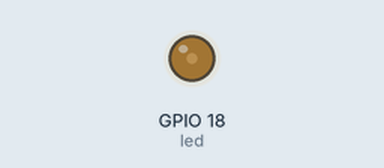
Recording of a program running on a simulated Raspberry Pi (BCM pin numbers). Shown: output pins drawn as LEDs (lit = HIGH). Random numbers come from a fixed seed; what the program prints to the terminal is not drawn.

Above: at 0.04 s.
At 9.48 s:
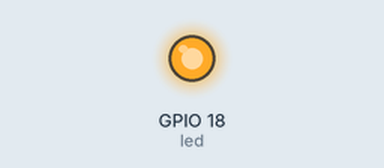
At 18.96 s:
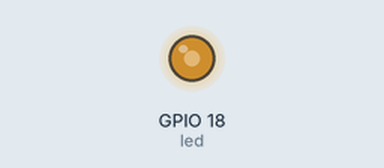
At 38.65 s:
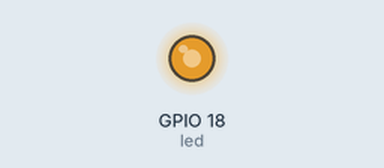
Timing chart, 0 to 40.0 s (numbered marks = the images above):
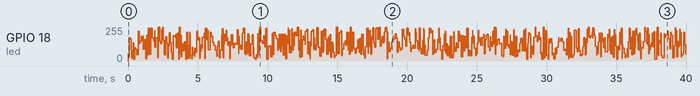

The program:

gpiopins.py
```python
__author__ = 'mhurtado'

#! /usr/bin/env python

#import the modules used in the script

import random, time
import RPi.GPIO as GPIO

# Assign the hardware PWM pin and name it
led = 18

# Configure the GPIO to BCM and set it to output mode
GPIO.setmode(GPIO.BCM)
GPIO.setup(led, GPIO.OUT)

# Set PWM and create some constants we will be using
pwm = GPIO.PWM(led, 100)
RUNNING = True
WIND = 9

def brightness():
    """Funtion to randomly set the brightness of
    the LED between 5 per cent and 100 per cent power"""
    return random.randint(5, 100)

def flicker():
    """Function to randomly set the regularity of
    the flicker effect"""
    return random.random() / WIND

print "Candle light. Press CTRL + C to quit"

# The main program loop follows.
# Use try, except and finally to ensure the program
# quits cleanly when CTRL+C is pressed to stop it.

try:
    while RUNNING:
        # Start PWM with the LED off
        pwm.start(0)
        # Randomly change the brightness of the LED
        pwm.ChangeDutyCycle(brightness())
        # Randomly pause on brightness to simulate flickering
        time.sleep(flicker())

# If CTRL+C is pressed the main loop is broken
except KeyboardInterrupt:
    running = False
    print "\nQuitting Candle Light"

# Actions under finally will Always be called, regardless of
# what stopped the program (be it an error or and interrupt)
finally:
    # Stop and clean up to finish cleanly so the pins
    # are available to be used again
    pwm.stop()
    GPIO.cleanup()
```
